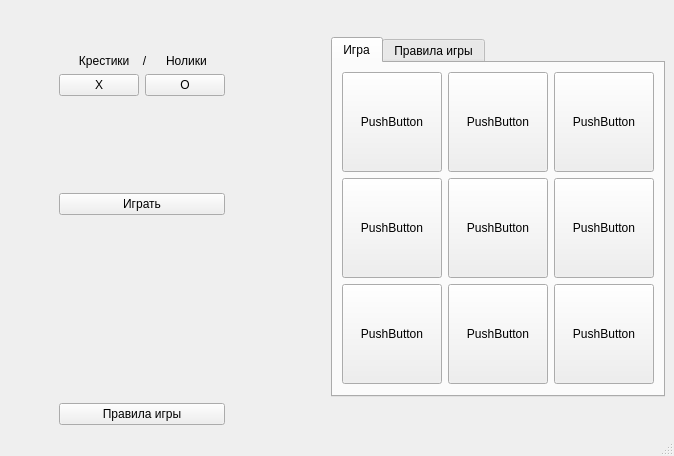
<?xml version="1.0" encoding="UTF-8"?>
<ui version="4.0">
 <class>MainWindow</class>
 <widget class="QMainWindow" name="MainWindow">
  <property name="geometry">
   <rect>
    <x>0</x>
    <y>0</y>
    <width>674</width>
    <height>456</height>
   </rect>
  </property>
  <property name="minimumSize">
   <size>
    <width>674</width>
    <height>456</height>
   </size>
  </property>
  <property name="maximumSize">
   <size>
    <width>946</width>
    <height>683</height>
   </size>
  </property>
  <property name="windowTitle">
   <string>MainWindow</string>
  </property>
  <widget class="QWidget" name="centralwidget">
   <layout class="QHBoxLayout" name="horizontalLayout_3">
    <item>
     <spacer name="horizontalSpacer">
      <property name="orientation">
       <enum>Qt::Horizontal</enum>
      </property>
      <property name="sizeHint" stdset="0">
       <size>
        <width>40</width>
        <height>20</height>
       </size>
      </property>
     </spacer>
    </item>
    <item>
     <layout class="QVBoxLayout" name="verticalLayout_4">
      <item>
       <spacer name="verticalSpacer_2">
        <property name="orientation">
         <enum>Qt::Vertical</enum>
        </property>
        <property name="sizeHint" stdset="0">
         <size>
          <width>20</width>
          <height>40</height>
         </size>
        </property>
       </spacer>
      </item>
      <item>
       <widget class="QLabel" name="label">
        <property name="text">
         <string>      Крестики    /      Нолики</string>
        </property>
       </widget>
      </item>
      <item>
       <layout class="QHBoxLayout" name="horizontalLayout_2">
        <item>
         <widget class="QPushButton" name="pushButton">
          <property name="text">
           <string>X</string>
          </property>
         </widget>
        </item>
        <item>
         <widget class="QPushButton" name="pushButton_2">
          <property name="text">
           <string>O</string>
          </property>
         </widget>
        </item>
       </layout>
      </item>
      <item>
       <spacer name="verticalSpacer">
        <property name="orientation">
         <enum>Qt::Vertical</enum>
        </property>
        <property name="sizeHint" stdset="0">
         <size>
          <width>20</width>
          <height>40</height>
         </size>
        </property>
       </spacer>
      </item>
      <item>
       <spacer name="verticalSpacer_4">
        <property name="orientation">
         <enum>Qt::Vertical</enum>
        </property>
        <property name="sizeHint" stdset="0">
         <size>
          <width>20</width>
          <height>40</height>
         </size>
        </property>
       </spacer>
      </item>
      <item>
       <widget class="QPushButton" name="pushButton_3">
        <property name="text">
         <string>Играть</string>
        </property>
       </widget>
      </item>
      <item>
       <spacer name="verticalSpacer_6">
        <property name="orientation">
         <enum>Qt::Vertical</enum>
        </property>
        <property name="sizeHint" stdset="0">
         <size>
          <width>20</width>
          <height>40</height>
         </size>
        </property>
       </spacer>
      </item>
      <item>
       <spacer name="verticalSpacer_8">
        <property name="orientation">
         <enum>Qt::Vertical</enum>
        </property>
        <property name="sizeHint" stdset="0">
         <size>
          <width>20</width>
          <height>40</height>
         </size>
        </property>
       </spacer>
      </item>
      <item>
       <spacer name="verticalSpacer_7">
        <property name="orientation">
         <enum>Qt::Vertical</enum>
        </property>
        <property name="sizeHint" stdset="0">
         <size>
          <width>20</width>
          <height>40</height>
         </size>
        </property>
       </spacer>
      </item>
      <item>
       <spacer name="verticalSpacer_5">
        <property name="orientation">
         <enum>Qt::Vertical</enum>
        </property>
        <property name="sizeHint" stdset="0">
         <size>
          <width>20</width>
          <height>40</height>
         </size>
        </property>
       </spacer>
      </item>
      <item>
       <widget class="QPushButton" name="pushButton_4">
        <property name="text">
         <string>Правила игры</string>
        </property>
       </widget>
      </item>
     </layout>
    </item>
    <item>
     <spacer name="horizontalSpacer_3">
      <property name="orientation">
       <enum>Qt::Horizontal</enum>
      </property>
      <property name="sizeHint" stdset="0">
       <size>
        <width>40</width>
        <height>20</height>
       </size>
      </property>
     </spacer>
    </item>
    <item>
     <spacer name="horizontalSpacer_2">
      <property name="orientation">
       <enum>Qt::Horizontal</enum>
      </property>
      <property name="sizeHint" stdset="0">
       <size>
        <width>40</width>
        <height>20</height>
       </size>
      </property>
     </spacer>
    </item>
    <item>
     <widget class="QTabWidget" name="tabWidget">
      <property name="sizePolicy">
       <sizepolicy hsizetype="Fixed" vsizetype="Fixed">
        <horstretch>0</horstretch>
        <verstretch>0</verstretch>
       </sizepolicy>
      </property>
      <property name="minimumSize">
       <size>
        <width>100</width>
        <height>100</height>
       </size>
      </property>
      <property name="currentIndex">
       <number>0</number>
      </property>
      <widget class="QWidget" name="tab_4">
       <attribute name="title">
        <string>Игра</string>
       </attribute>
       <layout class="QGridLayout" name="gridLayout_4">
        <item row="2" column="1">
         <widget class="QPushButton" name="pushButton_6">
          <property name="sizePolicy">
           <sizepolicy hsizetype="Fixed" vsizetype="Fixed">
            <horstretch>0</horstretch>
            <verstretch>0</verstretch>
           </sizepolicy>
          </property>
          <property name="minimumSize">
           <size>
            <width>100</width>
            <height>100</height>
           </size>
          </property>
          <property name="text">
           <string>PushButton</string>
          </property>
         </widget>
        </item>
        <item row="2" column="0">
         <widget class="QPushButton" name="pushButton_9">
          <property name="sizePolicy">
           <sizepolicy hsizetype="Fixed" vsizetype="Fixed">
            <horstretch>0</horstretch>
            <verstretch>0</verstretch>
           </sizepolicy>
          </property>
          <property name="minimumSize">
           <size>
            <width>100</width>
            <height>100</height>
           </size>
          </property>
          <property name="text">
           <string>PushButton</string>
          </property>
         </widget>
        </item>
        <item row="0" column="0">
         <widget class="QPushButton" name="pushButton_5">
          <property name="sizePolicy">
           <sizepolicy hsizetype="Fixed" vsizetype="Fixed">
            <horstretch>0</horstretch>
            <verstretch>0</verstretch>
           </sizepolicy>
          </property>
          <property name="minimumSize">
           <size>
            <width>100</width>
            <height>100</height>
           </size>
          </property>
          <property name="text">
           <string>PushButton</string>
          </property>
         </widget>
        </item>
        <item row="1" column="2">
         <widget class="QPushButton" name="pushButton_13">
          <property name="sizePolicy">
           <sizepolicy hsizetype="Fixed" vsizetype="Fixed">
            <horstretch>0</horstretch>
            <verstretch>0</verstretch>
           </sizepolicy>
          </property>
          <property name="minimumSize">
           <size>
            <width>100</width>
            <height>100</height>
           </size>
          </property>
          <property name="text">
           <string>PushButton</string>
          </property>
         </widget>
        </item>
        <item row="0" column="1">
         <widget class="QPushButton" name="pushButton_10">
          <property name="sizePolicy">
           <sizepolicy hsizetype="Fixed" vsizetype="Fixed">
            <horstretch>0</horstretch>
            <verstretch>0</verstretch>
           </sizepolicy>
          </property>
          <property name="minimumSize">
           <size>
            <width>100</width>
            <height>100</height>
           </size>
          </property>
          <property name="text">
           <string>PushButton</string>
          </property>
         </widget>
        </item>
        <item row="0" column="2">
         <widget class="QPushButton" name="pushButton_11">
          <property name="sizePolicy">
           <sizepolicy hsizetype="Fixed" vsizetype="Fixed">
            <horstretch>0</horstretch>
            <verstretch>0</verstretch>
           </sizepolicy>
          </property>
          <property name="minimumSize">
           <size>
            <width>100</width>
            <height>100</height>
           </size>
          </property>
          <property name="text">
           <string>PushButton</string>
          </property>
         </widget>
        </item>
        <item row="1" column="0">
         <widget class="QPushButton" name="pushButton_8">
          <property name="sizePolicy">
           <sizepolicy hsizetype="Fixed" vsizetype="Fixed">
            <horstretch>0</horstretch>
            <verstretch>0</verstretch>
           </sizepolicy>
          </property>
          <property name="minimumSize">
           <size>
            <width>100</width>
            <height>100</height>
           </size>
          </property>
          <property name="text">
           <string>PushButton</string>
          </property>
         </widget>
        </item>
        <item row="1" column="1">
         <widget class="QPushButton" name="pushButton_7">
          <property name="sizePolicy">
           <sizepolicy hsizetype="Fixed" vsizetype="Fixed">
            <horstretch>0</horstretch>
            <verstretch>0</verstretch>
           </sizepolicy>
          </property>
          <property name="minimumSize">
           <size>
            <width>100</width>
            <height>100</height>
           </size>
          </property>
          <property name="text">
           <string>PushButton</string>
          </property>
         </widget>
        </item>
        <item row="2" column="2">
         <widget class="QPushButton" name="pushButton_12">
          <property name="sizePolicy">
           <sizepolicy hsizetype="Fixed" vsizetype="Fixed">
            <horstretch>0</horstretch>
            <verstretch>0</verstretch>
           </sizepolicy>
          </property>
          <property name="minimumSize">
           <size>
            <width>100</width>
            <height>100</height>
           </size>
          </property>
          <property name="text">
           <string>PushButton</string>
          </property>
         </widget>
        </item>
       </layout>
      </widget>
      <widget class="QWidget" name="tab_3">
       <attribute name="title">
        <string>Правила игры</string>
       </attribute>
      </widget>
     </widget>
    </item>
   </layout>
  </widget>
  <widget class="QMenuBar" name="menubar">
   <property name="geometry">
    <rect>
     <x>0</x>
     <y>0</y>
     <width>674</width>
     <height>21</height>
    </rect>
   </property>
  </widget>
  <widget class="QStatusBar" name="statusbar"/>
 </widget>
 <resources/>
 <connections/>
</ui>
